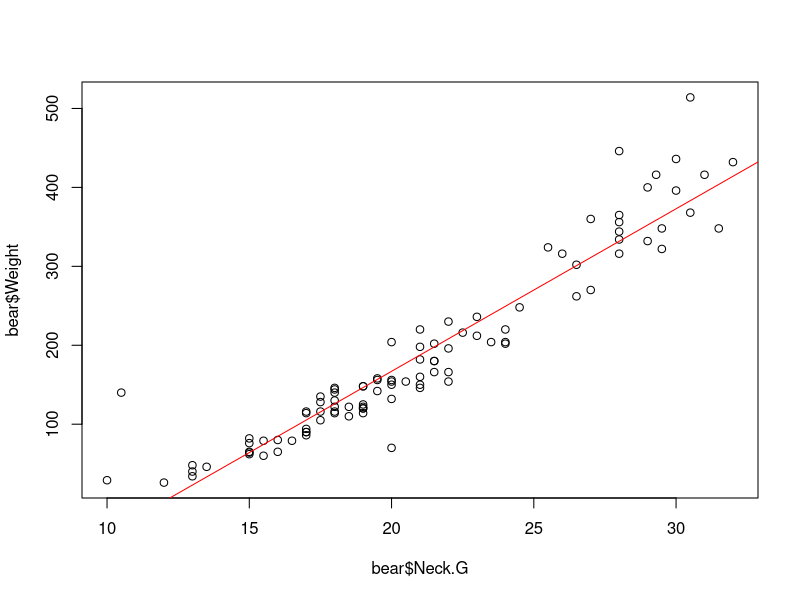

The R source for this figure:
bear=read.table('bears.txt',header=TRUE,sep='\t')
bear=bear[bear$Obs.No==1,]

## Set useful variables
n = dim(bear)[1]
p = 2
ybar = mean(bear$Weight)
y=bear$Weight
X1=as.matrix(cbind(1,bear$Neck.G))

## Solve for linear coefficients
beta1=solve(t(X1)%*%X1,t(X1)%*%y)

## Compute residual sum of squares and total sum of squares
RSS1 = sum((y - X1%*%beta1)^2)
TSS = sum((y-ybar)^2)
SS_reg = sum((X1%*%beta1 - ybar)^2)

## Compute variance
variance = (1/(n-p))*RSS1
std_dev = sqrt(variance)

## Compute variance of errors
inv = solve(t(X1)%*%X1)
var_error = sqrt(variance*diag(inv))

## Perform T statistic test
t = beta1/var_error
pvalue=2*pt(abs(t),df=n-p,lower.tail=FALSE)

## Compute R
R1 = 1-RSS1/TSS

## Display Values
TSS - (RSS1 + SS_reg)
var_error
t
pvalue



## Linear System Solver
lm_neck = lm(bear$Weight~bear$Neck.G)
summary(lm_neck)

## Plot linear solved system
plot(bear$Neck.G,bear$Weight)
abline(beta1[1],beta1[2],col='red')